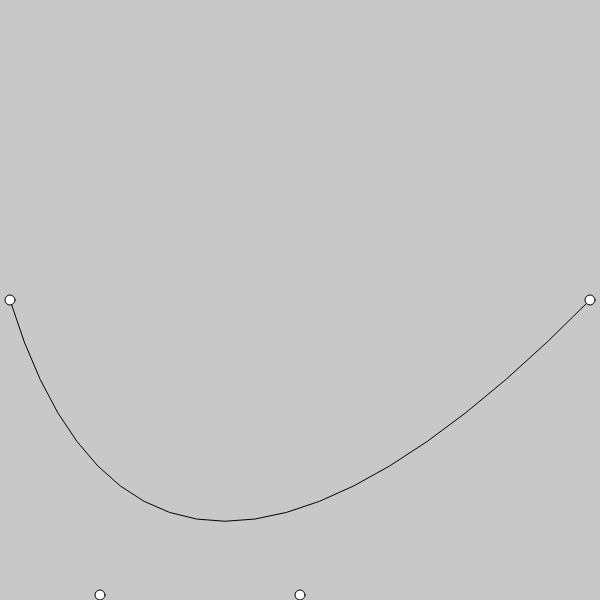
Frame 1 (no input)
Frame 60 (no input): identical to frame 1, image omitted
Frame 120 (the mouse pressed at the canvas centre since frame 60): identical to frame 1, image omitted

The p5.js sketch that drew this single still picture (run headless with seeded random() and noise() and a simulated clock; from frame 60 on, the mouse is pressed at the canvas centre):

// p5.js sketch
// ── sketch.js
let pontos = [];
let selecionado = null;

function setup() {
    createCanvas(600,600);
    pontos = [
        createVector(10,height/2), 
        createVector(width-10,height/2), 
        createVector(width/6,height-5),
        createVector(width/2,height-5)
    ];
}  

function ponto(A) {
    circle(A.x,A.y,10);
}

function combina(A,B,t) {
    return {x:(1-t)*A.x+t*B.x,
            y:(1-t)*A.y+t*B.y};
}

function draw() {
    let [p1, p2, p3, p4] = pontos;
    background(200);
    noFill();
    beginShape();
    for(let t=0; t<=1.0; t+=0.05) {
        A = combina(p1,p3,t);
        B = combina(p3,p4,t);
        C = combina(p4,p2,t);
        D = combina(A, B, t);
        E = combina(B, C, t);
        F = combina(D, E, t);
        vertex(F.x,F.y);
    }
    vertex(p2.x,p2.y);
    endShape();
    desenhaPontos();
}

function desenhaPontos() {
    let vmouse = createVector(mouseX,mouseY);
    selecionado = null;
    for(let p of pontos) {
        if(vmouse.dist(p)<10) {
            selecionado = p;
            fill("#ff0000");
        } else {
            fill("#ffffff");
        }
        ponto(p);
    }
}

function mouseDragged() {
    if(selecionado) {
        selecionado.set(mouseX, mouseY);
    }
}
